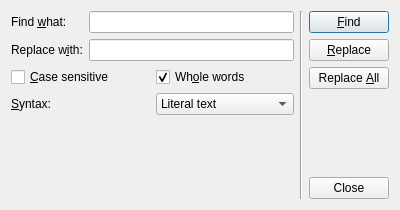
<?xml version="1.0" encoding="UTF-8"?>
<ui version="4.0">
 <class>FindAndReplaceDlg</class>
 <widget class="QDialog" name="FindAndReplaceDlg">
  <property name="geometry">
   <rect>
    <x>0</x>
    <y>0</y>
    <width>400</width>
    <height>210</height>
   </rect>
  </property>
  <property name="windowTitle">
   <string>Find and Replace</string>
  </property>
  <layout class="QHBoxLayout" name="horizontalLayout_3">
   <item>
    <layout class="QVBoxLayout" name="verticalLayout">
     <item>
      <layout class="QGridLayout" name="gridLayout">
       <item row="0" column="0">
        <widget class="QLabel" name="label">
         <property name="text">
          <string>Find &amp;what:</string>
         </property>
         <property name="buddy">
          <cstring>findLineEdit</cstring>
         </property>
        </widget>
       </item>
       <item row="0" column="1">
        <widget class="QLineEdit" name="findLineEdit"/>
       </item>
       <item row="1" column="0">
        <widget class="QLabel" name="label_2">
         <property name="text">
          <string>Replace w&amp;ith:</string>
         </property>
         <property name="buddy">
          <cstring>replaceLineEdit</cstring>
         </property>
        </widget>
       </item>
       <item row="1" column="1">
        <widget class="QLineEdit" name="replaceLineEdit"/>
       </item>
      </layout>
     </item>
     <item>
      <layout class="QHBoxLayout" name="horizontalLayout">
       <item>
        <widget class="QCheckBox" name="caseCheckBox">
         <property name="text">
          <string>&amp;Case sensitive</string>
         </property>
        </widget>
       </item>
       <item>
        <widget class="QCheckBox" name="wholeCheckBox">
         <property name="text">
          <string>Wh&amp;ole words</string>
         </property>
         <property name="checked">
          <bool>true</bool>
         </property>
        </widget>
       </item>
      </layout>
     </item>
     <item>
      <layout class="QHBoxLayout" name="horizontalLayout_2">
       <item>
        <widget class="QLabel" name="label_3">
         <property name="text">
          <string>&amp;Syntax:</string>
         </property>
         <property name="buddy">
          <cstring>syntaxComboBox</cstring>
         </property>
        </widget>
       </item>
       <item>
        <widget class="QComboBox" name="syntaxComboBox">
         <item>
          <property name="text">
           <string>Literal text</string>
          </property>
         </item>
         <item>
          <property name="text">
           <string>Regular expression</string>
          </property>
         </item>
        </widget>
       </item>
      </layout>
     </item>
     <item>
      <spacer name="verticalSpacer">
       <property name="orientation">
        <enum>Qt::Vertical</enum>
       </property>
       <property name="sizeHint" stdset="0">
        <size>
         <width>20</width>
         <height>40</height>
        </size>
       </property>
      </spacer>
     </item>
    </layout>
   </item>
   <item>
    <widget class="Line" name="line">
     <property name="orientation">
      <enum>Qt::Vertical</enum>
     </property>
    </widget>
   </item>
   <item>
    <layout class="QVBoxLayout" name="verticalLayout_2">
     <item>
      <widget class="QPushButton" name="findButton">
       <property name="text">
        <string>&amp;Find</string>
       </property>
      </widget>
     </item>
     <item>
      <widget class="QPushButton" name="replaceButton">
       <property name="text">
        <string>&amp;Replace</string>
       </property>
      </widget>
     </item>
     <item>
      <widget class="QPushButton" name="replaceAllButton">
       <property name="text">
        <string>Replace &amp;All</string>
       </property>
      </widget>
     </item>
     <item>
      <spacer name="verticalSpacer_2">
       <property name="orientation">
        <enum>Qt::Vertical</enum>
       </property>
       <property name="sizeHint" stdset="0">
        <size>
         <width>20</width>
         <height>40</height>
        </size>
       </property>
      </spacer>
     </item>
     <item>
      <widget class="QPushButton" name="closeButton">
       <property name="text">
        <string>Close</string>
       </property>
      </widget>
     </item>
    </layout>
   </item>
  </layout>
 </widget>
 <resources/>
 <connections>
  <connection>
   <sender>closeButton</sender>
   <signal>clicked()</signal>
   <receiver>FindAndReplaceDlg</receiver>
   <slot>reject()</slot>
   <hints>
    <hint type="sourcelabel">
     <x>335</x>
     <y>188</y>
    </hint>
    <hint type="destinationlabel">
     <x>324</x>
     <y>133</y>
    </hint>
   </hints>
  </connection>
 </connections>
</ui>
